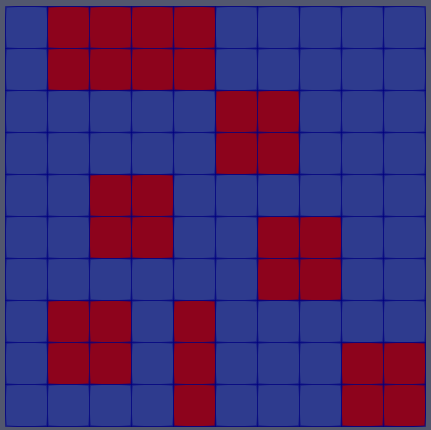
#> input picture cubic_engine/examples/exe19/doc/map_I.png, 431 x 430 px
$ python make_movie.py
#> lines starting #> are read from the running program, lines starting #| are printed output that depends on the picture
import csv
import matplotlib.pyplot as plt
from PIL import Image
from pylab import *

def main():
  dt = 0.1
  time = 0.0

  n_pixels_x = 431
  n_pixels_y = 430

  length_x = 10.0
  length_y = 10.0

  pixel_to_dist_x = length_x/n_pixels_x
  pixel_to_dist_y = length_y/n_pixels_y

  img = array(Image.open('map_I.png').convert('L'))
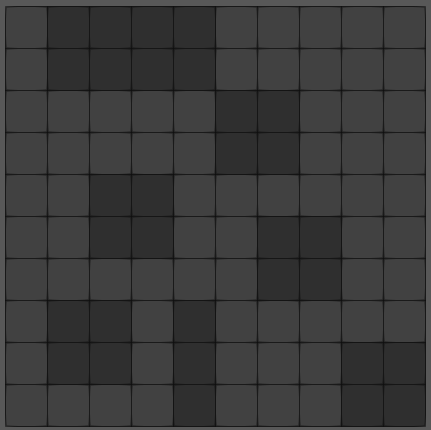
#> img: shape (430, 431); min 15, max 88, mean 58.5

  x_start = []
  y_start = []
  x_goal  = []
  y_goal  = []

  # load the path
  xpath=[]
  ypath=[]
#> (the run stopped early here; a loop or call above may not have finished)
